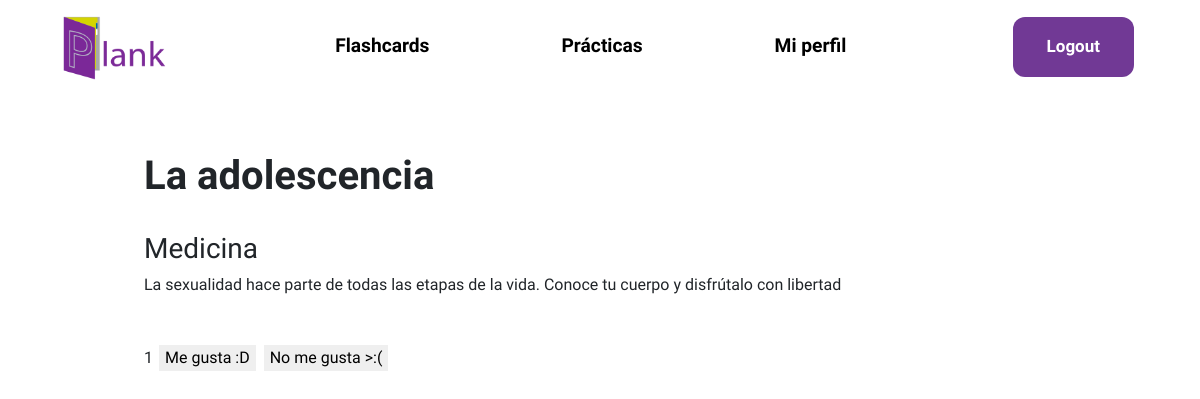
The page /flashcard/11/ (signed in) on the database its author committed.
### usuario/models.py (models this page shows, shortened)
class Herramienta(models.Model):
    user = models.ForeignKey(User,null = True, on_delete=models.SET_NULL)
    filtro = models.CharField(choices = ELECCION_TEMAS, max_length=50, default=('Matemáticas',('Álgebra','Álgebra')))
    titulo = models.CharField(max_length=100, blank=False,default='')
    descripcion = models.CharField(max_length=100, blank= False)
    visible = models.BooleanField(default=True)
    voto = models.IntegerField(default=0)
    class Meta:
        abstract = True

class Flashcard(Herramienta):
    contenido = tinymce_models.HTMLField()  #Para el editor de texto

### core/views.py (the view)
# urls.py: path("flashcard/<int:id>/",login_required(views.flashcard),name="flashcard"),
def flashcard(request,id):
    flashcard = Flashcard.objects.get(id=id)
    voto = VotoFlash.voted(flashcard,request.user)
    return render(request,"core/flashcard.html",{"flash":flashcard,"voto":voto})

### voto/models.py (called while the page is built)
    def voted(id_flashcard,usuario):
        try:
            voto = VotoFlash.objects.get(id_flashcard=id_flashcard,usuario = usuario)
        except:
            voto = None
        finally:
            if voto != None:
                if voto.positivo:
                    return 1
                else:
                    return 0
            else:
                return -1

### core/templates/core/flashcard.html (shortened to what this page needs)
{% extends 'core/layout.html' %}
{% load static %}
{%block cssPath%}
<link rel="stylesheet" href="{% static 'core/styleContent.css' %}"  type="text/css"/>
{%endblock cssPath%}
{% block body %}
<div class="document-container">
    <h1 id="titulo">{{flash.titulo}}</h1>
    <br>
    <h3>{{flash.filtro}}</h3>
    <div>{{flash.descripcion}}</div>
    <br>
    <br>
    <div class="like-dislike">
        <p class="votos" id="votos">{{flash.voto}}</p>
        <button class="voto" id="positivo" data-catid="{{flash.id}}" {% if voto == 1%} value="selected" {%else%} value="unselected" {%endif%}>Me gusta :D</button>
        <button class="voto" id="negativo" data-catid="{{flash.id}}" {% if voto == 0%} value="selected" {%else%} value="unselected" {%endif%}>No me gusta >:(</button>
    </div>
</div>
{% endblock body %}

### core/static/core/stylesheet.css (style rules this page uses)
* { font-family: 'Asap', sans-serif; --plank-main-color:#713995; }

### core/static/core/styleContent.css (style rules this page uses)
div.form-container, div.document-container { border:0; margin-left: 10%; margin-right: 5%; margin-top: 3%; padding: 2%; }
h1#titulo { font-weight: bold; }
.like-dislike { white-space: nowrap; }
.votos, .voto { display: inline-block; }
.voto { border: 0; margin: 0px 2px; }

### rows shown on the page
Flashcard: titulo "La adolescencia", filtro "Medicina", descripcion "La sexualidad hace parte de todas las etapas de la vida. Conoce tu cuerpo y disfrútalo con libertad", voto "1"
